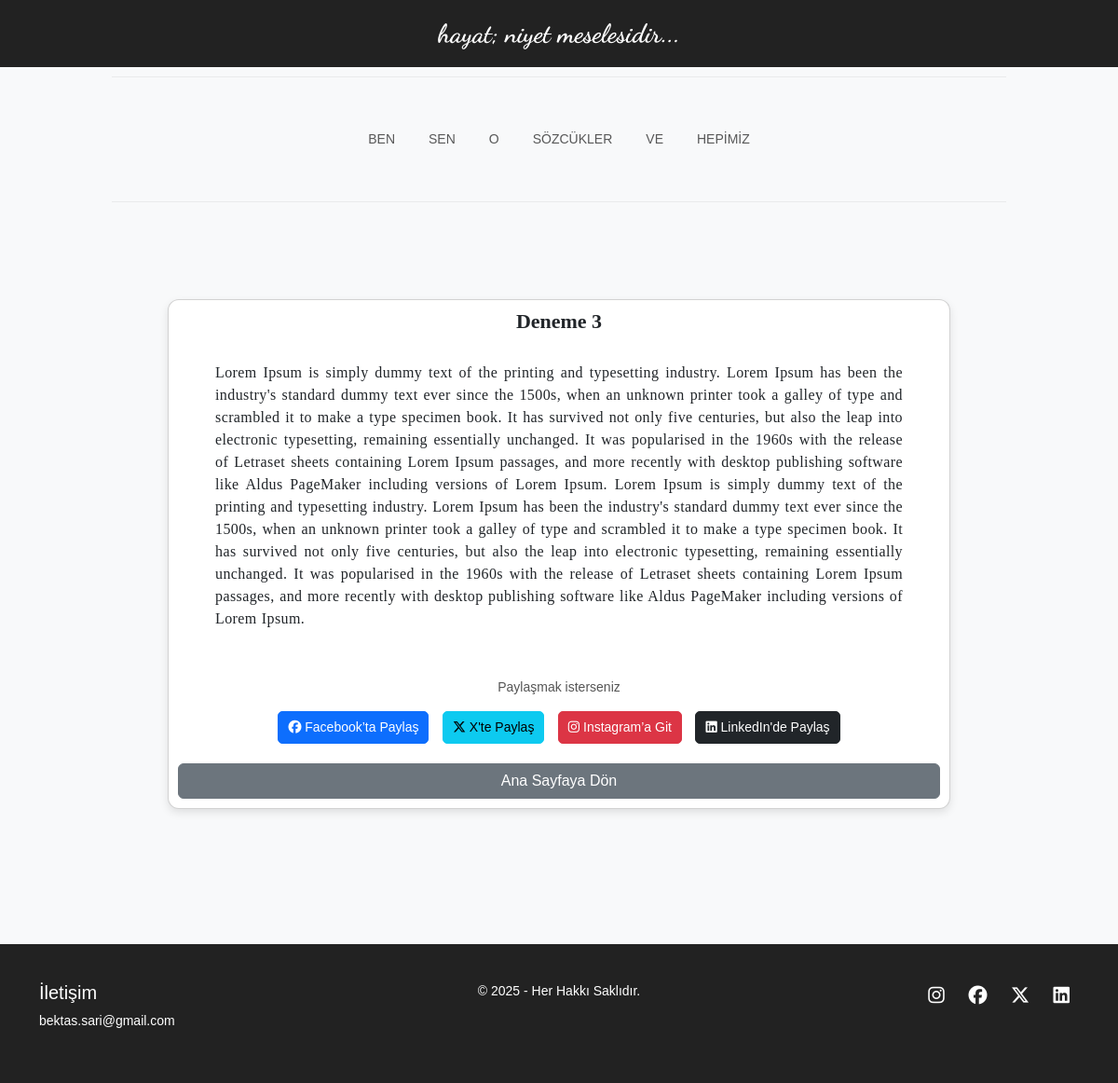
Screenshot of /post/3 with the database file from the repository.
### app.py (models this page shows)
class BlogPost(db.Model):
    id = db.Column(db.Integer, primary_key=True)
    title = db.Column(db.String(100), nullable=False)
    content = db.Column(db.Text, nullable=False)
    image = db.Column(db.String(255), nullable=False)
    category = db.Column(db.String(255), nullable=False, default="Hepimiz")  # Varsayılan olarak "Hepimiz"
    created_at = db.Column(db.DateTime, default=datetime.utcnow)
    likes = db.Column(db.Integer, default=0)

### app.py (the view)
@app.route('/post/<int:id>')
def post_detail(id):
    post = BlogPost.query.get_or_404(id)
    return render_template('post_detail.html', post=post)

### templates/post_detail.html (shortened to what this page needs)
{% extends 'base.html' %}
{% block content %}
<div class="container post-detail">
    <div class="card">
        <h1 class="post-title">{{ post.title }}</h1>
        <div class="post-text">
            <p>{{ post.content }}</p>
        </div>
<div class="social-share">
    <p class="share-text">Paylaşmak isterseniz</p>
    <a href="#" class="btn btn-sm btn-primary"
       data-url="https://www.facebook.com/sharer/sharer.php?u={{ request.url }}">
        <i class="fab fa-facebook"></i> Facebook’ta Paylaş
    </a>
    <a href="#" class="btn btn-sm btn-info"
       data-url="https://twitter.com/intent/tweet?url={{ request.url }}&text={{ post.title }}">
        <i class="fab fa-x-twitter"></i> X'te Paylaş
    </a>
    <a href="https://www.instagram.com/" class="btn btn-sm btn-danger" target="_blank">
        <i class="fab fa-instagram"></i> Instagram’a Git
    </a>
    <a href="#" class="btn btn-sm btn-dark"
       data-url="https://www.linkedin.com/shareArticle?mini=true&url={{ request.url }}&title={{ post.title }}">
        <i class="fab fa-linkedin"></i> LinkedIn'de Paylaş
    </a>
</div>
        <a href="/" class="btn btn-secondary mt-3">Ana Sayfaya Dön</a>
    </div>
</div>
{% endblock %}

### static/style.css (style rules this page uses)
body { background-color: #f8f9fa; margin: 0; padding: 0; font-family: Arial, sans-serif; }
.card { border-radius: 12px; overflow: hidden; box-shadow: 0 4px 10px rgba(0, 0, 0, 0.1); transition: transform 0.3s ease-in-out; margin-bottom: 25px; padding: 10px; background: #ffffff; }
.container { padding-top: 20px; padding-bottom: 20px; }
.post-detail { max-width: 900px; margin: 30px auto; padding: 30px; }
.post-title { text-align: center; font-size: 22px; font-weight: bold; margin-bottom: 15px; font-family: 'Merriweather', serif; }
.post-text { width: 100%; font-size: 16px; line-height: 1.5; text-align: justify; font-family: 'Merriweather', serif; letter-spacing: 0.4px; word-spacing: 0.8px; padding: 15px 40px; }
.social-share { text-align: center; margin-top: 20px; }
.share-text { font-size: 14px; color: #555; margin-bottom: 10px; }
.social-share a { margin: 5px; font-size: 14px; padding: 6px 10px; border-radius: 5px; }

### rows the page displays
BlogPost: title "Deneme 3", content "Lorem Ipsum is simply dummy text of the printing and typesetting industry. Lorem Ipsum has been the industry's standard dummy text ever since the 1500s, when an unknown printer took a galley of type and scrambled it to make a type specimen book. It has survived not only five centuries, but also the leap into electronic typesetting, remaining essentially unchanged. It was popularised in the 1960s with the release of Letraset sheets containing Lorem Ipsum passages, and more recently with desktop publishing software like Aldus PageMaker including versions of Lorem Ipsum. Lorem Ipsum is simply dummy text of the printing and typesetting industry. Lorem Ipsum has been the industry's standard…"
